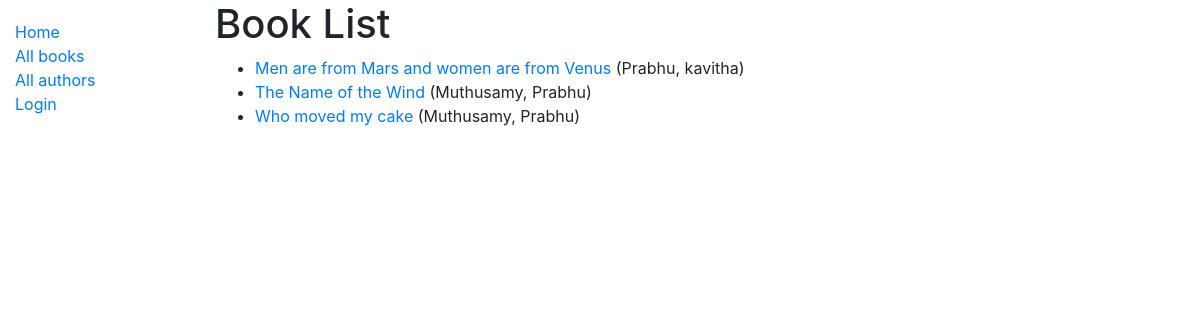
/catalog/books/, run on the app's committed database.
### catalog/models.py (models this page shows, shortened)
class Book(models.Model):
    title = models.CharField(max_length=200)
    author = models.ForeignKey('Author', on_delete=models.SET_NULL, null=True)
    summary = models.TextField(max_length=1000, help_text='Enter a brief description of the book')
    isbn = models.CharField('ISBN', max_length=13, help_text='13 Character <a href="https://www.isbn-international.org/content/what-isbn">ISBN number</a>')
    genre = models.ManyToManyField(Genre, help_text='Select a genre for this book')
    language = models.ForeignKey('Language', on_delete=models.SET_NULL, null=True)
    def display_genre(self):
        """Create a string for the Genre. This is required to display genre in Admin."""
        return ', '.join(genre.name for genre in self.genre.all()[:3])
    display_genre.short_description = 'Genre'
    def get_absolute_url(self):
        return reverse('book-detail', args=[str(self.id)])

class Author(models.Model):
    first_name = models.CharField(max_length=100)
    last_name = models.CharField(max_length=100)
    date_of_birth = models.DateField(null=True, blank=True)
    date_of_death = models.DateField('Died', null=True, blank=True)
    class Meta:
        ordering = ['last_name', 'first_name']
    def __str__(self):
        return f'{self.last_name}, {self.first_name}'

### catalog/views.py (the view)
# urls.py: path('books/', views.BookListView.as_view(), name='books'),
class BookListView(generic.ListView):
    model = Book
    paginate_by = 10

### catalog/templates/catalog/book_list.html (shortened to what this page needs)
{% extends "base_generic.html" %}
{% block content %}
  <h1>Book List</h1>
  {% if book_list %}
  <ul>
    {% for book in book_list %}
      <li>
        <a href="{{ book.get_absolute_url }}">{{ book.title }}</a> ({{book.author}})
      </li>
    {% endfor %}
  </ul>
  {% else %}
    <p>There are no books in the library.</p>
  {% endif %}
{% endblock %}

### data on the page
Book: title "Men are from Mars and women are from Venus", author "Prabhu, kavitha"
Book: title "The Name of the Wind", author "Muthusamy, Prabhu"
Book: title "Who moved my cake", author "Muthusamy, Prabhu"
